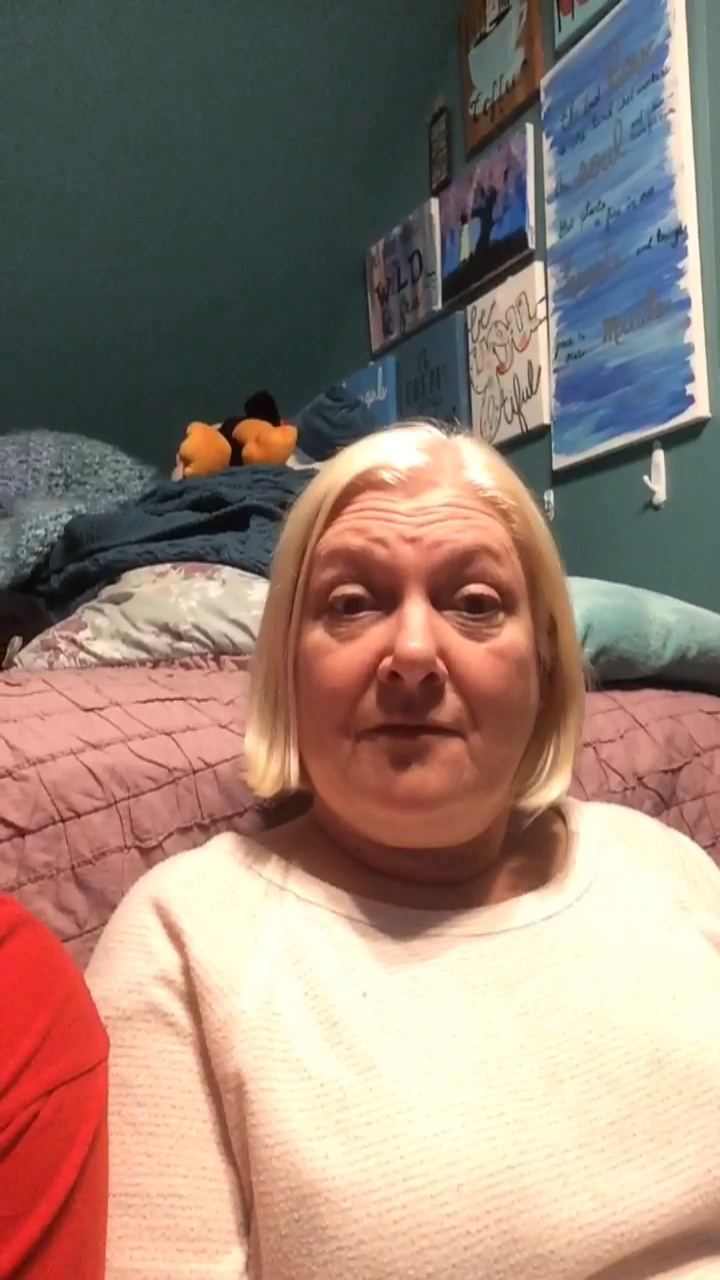
#> input picture img.jpg, 720 x 1280 px
$ jupyter execute Untitled.ipynb
#> lines starting #> are read from the running program, lines starting #| are printed output that depends on the picture; after the words box and inside, x2 and y2 are one past the last pixel; in counts of white or black regions, pixels touching at a corner belong together
[cell 1]
import cv2

[cell 2]
# face_cascade = cv2.CascadeClassifier('haarcascades/haarcascades.xml')
face_cascade = cv2.CascadeClassifier('haarcascades/haarcascade_frontalface_default.xml')
eye_cascade = cv2.CascadeClassifier('haarcascades/haarcascade_eye.xml')
img = cv2.imread('img.jpg',cv2.IMREAD_GRAYSCALE)
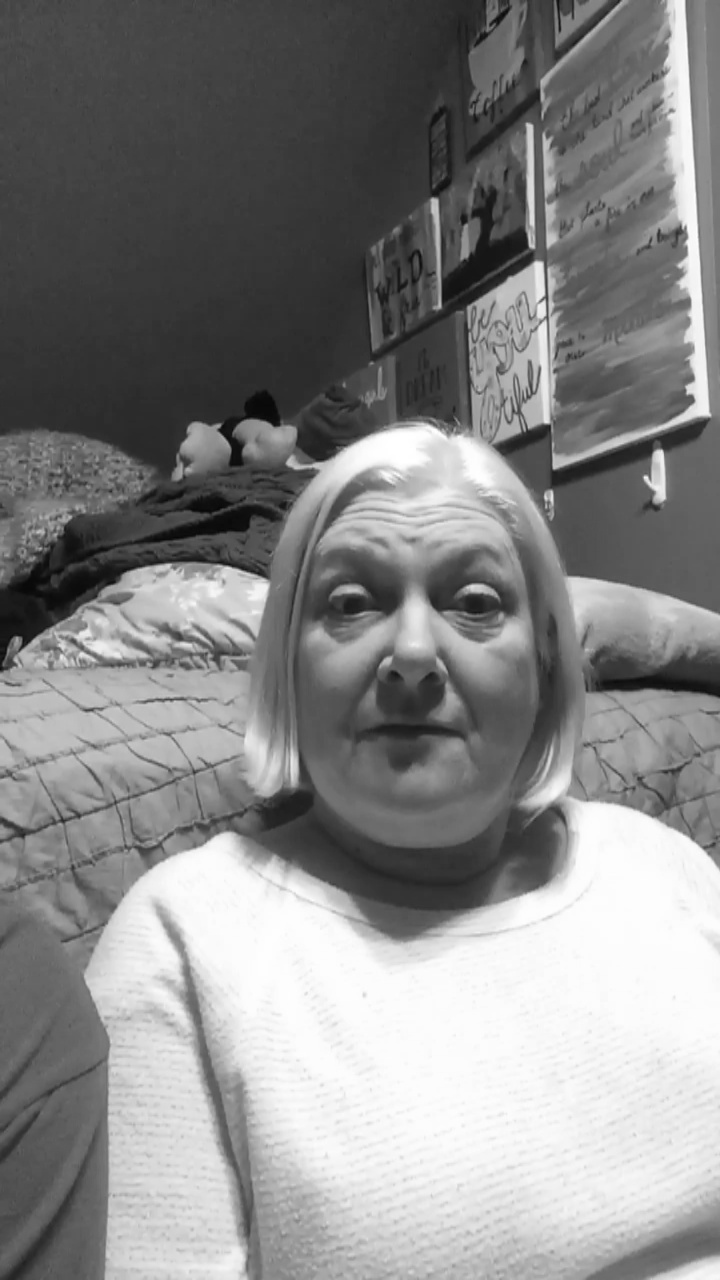
#> img: shape (1280, 720); min 6, max 255, mean 134.3

[cell 3]
faces = face_cascade.detectMultiScale(img, 1.05, 4,minSize=(200,200))
#> faces = [[241, 465, 343, 343]]
# cv2.rectangle(img,(x,y),(x+w,y+h),(255,0,0),2)
img = cv2.imread('img.jpg')
#> img is the input picture: shape (1280, 720, 3); mean B, G, R 117, 129, 151.2
gray = cv2.cvtColor(img, cv2.COLOR_BGR2GRAY)

[cell 4]
faces = face_cascade.detectMultiScale(gray, 1.3, 5)
#> faces = [[236, 458, 358, 358]]
for (x,y,w,h) in faces:
    cv2.rectangle(img,(x,y),(x+w,y+h),(255,0,0),2)
    roi_gray = gray[y:y+h, x:x+w]
    roi_color = img[y:y+h, x:x+w]
    eyes = eye_cascade.detectMultiScale(roi_gray)
    for (ex,ey,ew,eh) in eyes:
        cv2.rectangle(roi_color,(ex,ey),(ex+ew,ey+eh),(0,255,0),2)
#> this loop made 1 pass
#> pass 1, `roi_gray = gray[y:y+h, x:x+w]`:
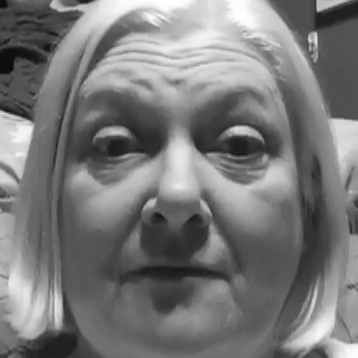
#> roi_gray: shape (358, 358); min 11, max 255, mean 121.1
#> pass 1, `roi_color = img[y:y+h, x:x+w]`:
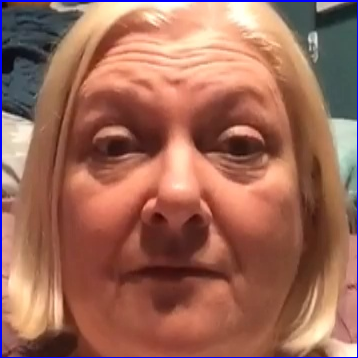
#> roi_color: shape (358, 358, 3); mean B, G, R 89.1, 105.5, 158
#> after the loop:
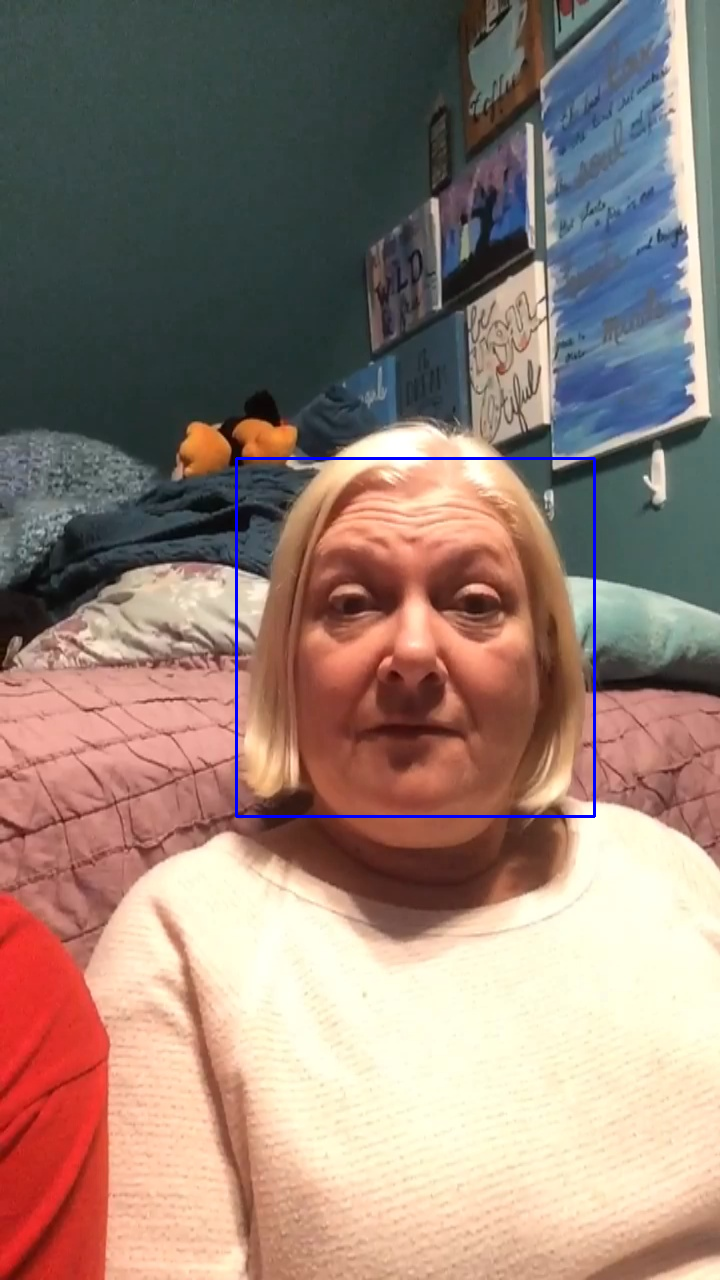
#> img: shape (1280, 720, 3); 0.47% of pixels changed, all inside (x1, y1, x2, y2) = (235, 457, 596, 818)
cv2.imshow('img',img)
